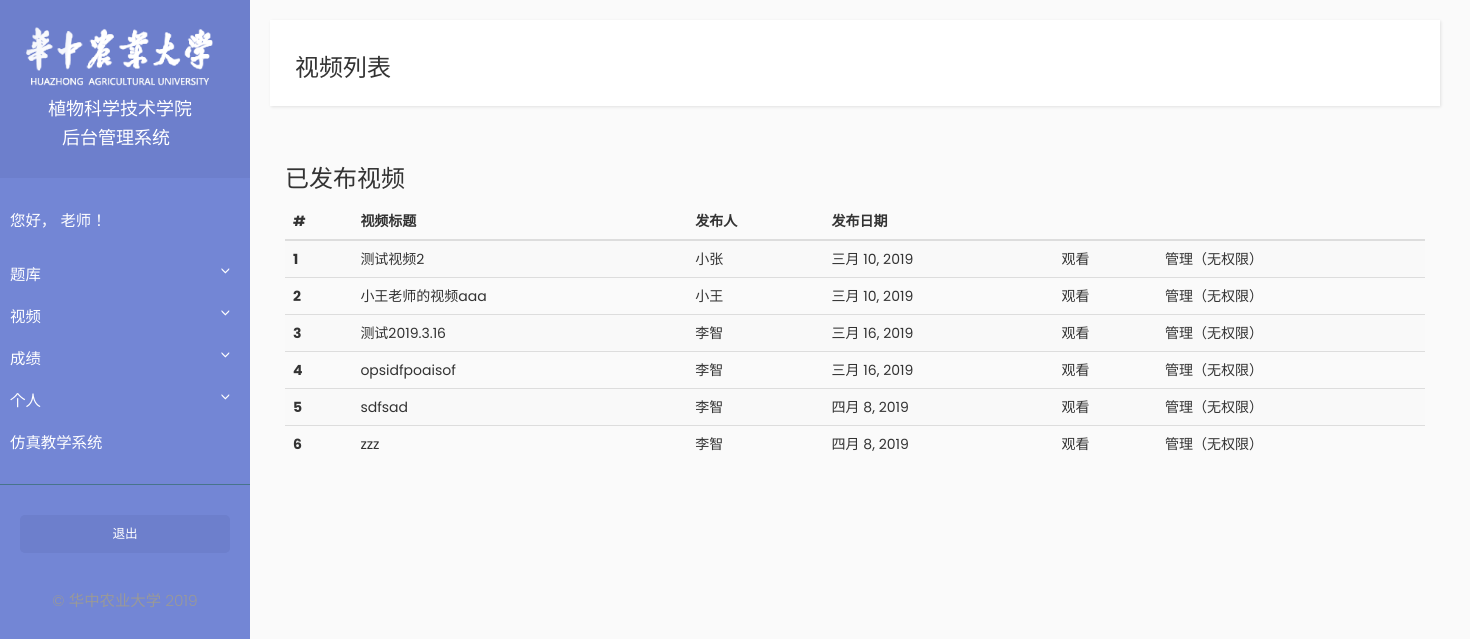
The app's page /video/video_list (signed in), older data.
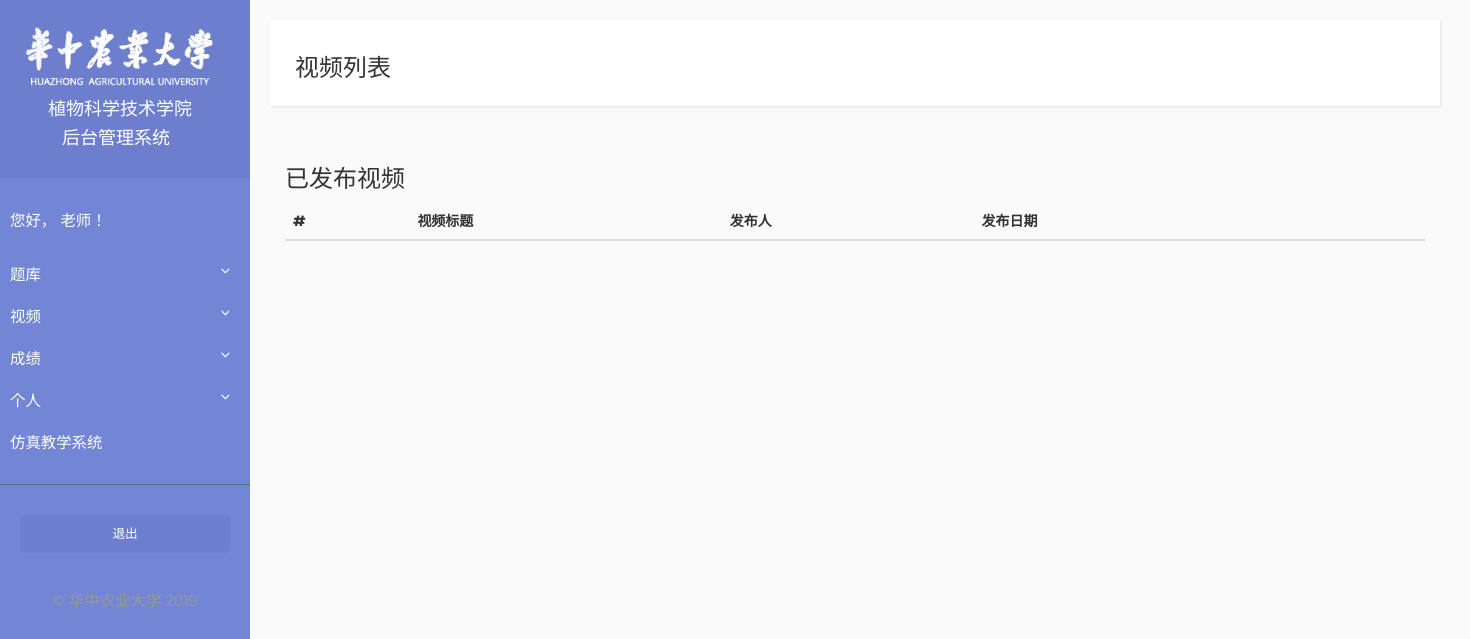
The same page, newer data.
### Video/models.py (models this page shows)
class Video(models.Model):
    title = models.CharField(max_length=255)
    teacher = models.ForeignKey(Teacher, on_delete=models.CASCADE)
    upload_date = models.DateField(auto_now=True)
    video = models.FileField(upload_to=user_directory_path)

### Teacher/models.py (models this page shows, shortened)
class Teacher(models.Model):
    user = models.OneToOneField(User, on_delete=models.CASCADE)
    name = models.CharField(max_length=10)

### Video/views.py (the view)
# urls.py: path('video_list', views.video_list, name='video_list'),
@login_required
def video_list(request):
    videos = Video.objects.all()
    context = {'videos': videos}
    return render(request, 'video/video_list.html', context=context)

### Video/templates/video/video_list.html (shortened to what this page needs)
{% extends "teacher/base.html" %}
{% block title_block %}
<h3>视频列表</h3>
{% endblock %}
{% block content_block%}
<div class="container">
    <h3>已发布视频</h3>
    <table class="table table-striped">
        <thead>
            <tr>
                <th scope="col">#</th>
                <th scope="col">视频标题</th>
                <th scope="col">发布人</th>
                <th scope="col">发布日期</th>
                <th scope="col"></th>
                <th scope="col"></th>
            </tr>
        </thead>
        <tbody>
            {% for video in videos %}
                <tr>
                    <th scope="row">{{ forloop.counter }}</th>
                    <td>{{ video.title }}</td>
                    <td>{{ video.teacher.name }}</td>
                    <td>{{ video.upload_date|date }}</td>
                    <td><a href="{% url 'video:video_play' video.pk %}">观看</a></td>
                    {% if video.teacher == user.teacher %}
                        <td><a href="{% url 'video:video_manage' video.pk %}">管理</a></td>
                    {% else %}
                        <td><a href="">管理（无权限）</a></td>
                    {% endif %}
                </tr>
            {% endfor %}
        </tbody>
    </table>
</div>
{% endblock %}

Row changes from the older to the newer data that the page shows:
removed Video: title "测试视频2", teacher.name "小张", upload_date "三月 10, 2019", shows "管理（无权限）"
removed Video: title "小王老师的视频aaa", teacher.name "小王", upload_date "三月 10, 2019", shows "管理（无权限）"
removed Video: title "测试2019.3.16", teacher.name "李智", upload_date "三月 16, 2019", shows "管理（无权限）"
removed Video: title "opsidfpoaisof", teacher.name "李智", upload_date "三月 16, 2019", shows "管理（无权限）"
removed Video: title "sdfsad", teacher.name "李智", upload_date "四月 8, 2019", shows "管理（无权限）"
removed Video: title "zzz", teacher.name "李智", upload_date "四月 8, 2019", shows "管理（无权限）"
